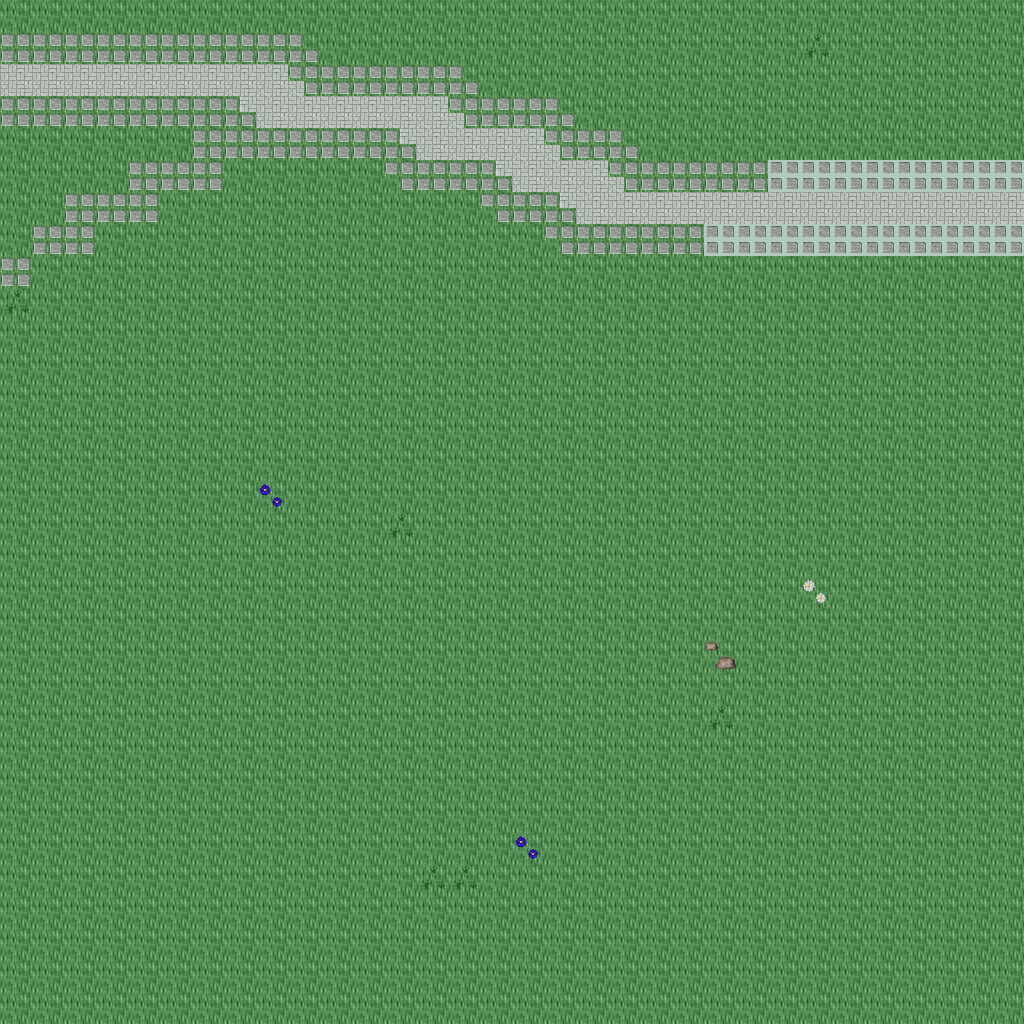

This is a level from a 2D game, rendered from its Tiled map with the project's own tilesets. A one-line summary and the map file follow, with tile-layer data summarised:
An orthogonal 32x32 tile map with 32x32 px tiles, 5 tile layers (Ground, Objects, Objects2, Above, ...), 1 hidden layer not drawn, 44 tilesets.

<map version="1.10" tiledversion="1.11.0" orientation="orthogonal" renderorder="right-down" width="32" height="32" tilewidth="32" tileheight="32" infinite="0" nextlayerid="11" nextobjectid="1">
 <tileset firstgid="1" name="logic_item_mushroom" tilewidth="32" tileheight="32" tilecount="6" columns="6">
  <image source="../drawable/logic_item_mushroom.png" width="192" height="32" />
 </tileset>
 <tileset firstgid="7" name="plant_tree_chestnut_tree" tilewidth="32" tileheight="32" tilecount="20" columns="4">
  <image source="../drawable/plant_tree_chestnut_tree.png" width="128" height="160" />
 </tileset>
 <tileset firstgid="27" name="plant_tree_oak_tree" tilewidth="32" tileheight="32" tilecount="20" columns="4">
  <image source="../drawable/plant_tree_oak_tree.png" width="128" height="160" />
 </tileset>
 <tileset firstgid="47" name="building_fence_stone_fence_white" tilewidth="32" tileheight="32" tilecount="9" columns="3">
  <image source="../drawable/building_fence_stone_fence_white.png" width="96" height="96" />
 </tileset>
 <tileset firstgid="56" name="building_gnome_homes" tilewidth="32" tileheight="32" tilecount="48" columns="6">
  <image source="../drawable/building_gnome_homes.png" width="192" height="256" />
 </tileset>
 <tileset firstgid="104" name="logic_creature_gnome" tilewidth="32" tileheight="32" tilecount="6" columns="6">
  <image source="../drawable/logic_creature_gnome.png" width="192" height="32" />
 </tileset>
 <tileset firstgid="110" name="logic_item_vegetable" tilewidth="32" tileheight="32" tilecount="16" columns="8">
  <image source="../drawable/logic_item_vegetable.png" width="256" height="64" />
 </tileset>
 <tileset firstgid="126" name="plant_stump_small_stump" tilewidth="32" tileheight="32" tilecount="4" columns="2">
  <image source="../drawable/plant_stump_small_stump.png" width="64" height="64" />
 </tileset>
 <tileset firstgid="130" name="object_birds" tilewidth="32" tileheight="32" tilecount="4" columns="2">
  <image source="../drawable/object_birds.png" width="64" height="64" />
 </tileset>
 <tileset firstgid="134" name="ground_earth_edges" tilewidth="32" tileheight="32" tilecount="18" columns="6">
  <image source="../drawable/ground_earth_edges.png" width="192" height="96" />
 </tileset>
 <tileset firstgid="152" name="ground_grass_corners" tilewidth="32" tileheight="32" tilecount="24" columns="6">
  <image source="../drawable/ground_grass_corners.png" width="192" height="128" />
 </tileset>
 <tileset firstgid="176" name="building_fence_fence_chunky" tilewidth="32" tileheight="32" tilecount="21" columns="3">
  <image source="../drawable/building_fence_fence_chunky.png" width="96" height="224" />
 </tileset>
 <tileset firstgid="197" name="plant_bush_hosta" tilewidth="32" tileheight="32" tilecount="9" columns="3">
  <image source="../drawable/plant_bush_hosta.png" width="96" height="96" />
 </tileset>
 <tileset firstgid="206" name="plant_tree_maple_tree" tilewidth="32" tileheight="32" tilecount="72" columns="8">
  <image source="../drawable/plant_tree_maple_tree.png" width="256" height="288" />
 </tileset>
 <tileset firstgid="278" name="ground_ground" tilewidth="32" tileheight="32" tilecount="33" columns="3">
  <image source="../drawable/ground_ground.png" width="96" height="352" />
 </tileset>
 <tileset firstgid="311" name="ground_ground_2" tilewidth="32" tileheight="32" tilecount="4" columns="4">
  <image source="../drawable/ground_ground_2.png" width="128" height="32" />
 </tileset>
 <tileset firstgid="315" name="ground_ridge_earth_dark" tilewidth="32" tileheight="32" tilecount="96" columns="12">
  <image source="../drawable/ground_ridge_earth_dark.png" width="384" height="256" />
 </tileset>
 <tileset firstgid="411" name="plant_grasses" tilewidth="32" tileheight="32" tilecount="6" columns="3">
  <image source="../drawable/plant_grasses.png" width="96" height="64" />
 </tileset>
 <tileset firstgid="417" name="ground_grass_edges" tilewidth="32" tileheight="32" tilecount="36" columns="12">
  <image source="../drawable/ground_grass_edges.png" width="384" height="96" />
 </tileset>
 <tileset firstgid="453" name="ground_green_paving" tilewidth="32" tileheight="32" tilecount="18" columns="3">
  <image source="../drawable/ground_green_paving.png" width="96" height="192" />
 </tileset>
 <tileset firstgid="471" name="ground_rock_pebbles" tilewidth="32" tileheight="32" tilecount="3" columns="1">
  <image source="../drawable/ground_rock_pebbles.png" width="32" height="96" />
 </tileset>
 <tileset firstgid="474" name="plant_flower_daisy_white" tilewidth="32" tileheight="32" tilecount="8" columns="2">
  <image source="../drawable/plant_flower_daisy_white.png" width="64" height="128" />
 </tileset>
 <tileset firstgid="482" name="plant_flower_daisy_blue" tilewidth="32" tileheight="32" tilecount="8" columns="2">
  <image source="../drawable/plant_flower_daisy_blue.png" width="64" height="128" />
 </tileset>
 <tileset firstgid="490" name="ground_ladder_vertical_dark" tilewidth="32" tileheight="32" tilecount="3" columns="3">
  <image source="../drawable/ground_ladder_vertical_dark.png" width="96" height="32" />
 </tileset>
 <tileset firstgid="493" name="plant_tree_tree_darkgreen" tilewidth="32" tileheight="32" tilecount="88" columns="8">
  <image source="../drawable/plant_tree_tree_darkgreen.png" width="256" height="352" />
 </tileset>
 <tileset firstgid="581" name="ground_rock_rock_cluster" tilewidth="32" tileheight="32" tilecount="6" columns="3">
  <image source="../drawable/ground_rock_rock_cluster.png" width="96" height="64" />
 </tileset>
 <tileset firstgid="587" name="ground_grass_corners" tilewidth="32" tileheight="32" tilecount="24" columns="6">
  <image source="../drawable/ground_grass_corners.png" width="192" height="128" />
 </tileset>
 <tileset firstgid="611" name="plant_bush_bushes" tilewidth="32" tileheight="32" tilecount="10" columns="5">
  <image source="../drawable/plant_bush_bushes.png" width="160" height="64" />
 </tileset>
 <tileset firstgid="621" name="plant_vine" tilewidth="32" tileheight="32" tilecount="3" columns="1">
  <image source="../drawable/plant_vine.png" width="32" height="96" />
 </tileset>
 <tileset firstgid="624" name="ground_ladder_horizontal_dark" tilewidth="32" tileheight="32" tilecount="3" columns="1">
  <image source="../drawable/ground_ladder_horizontal_dark.png" width="32" height="96" />
 </tileset>
 <tileset firstgid="627" name="logic_collision" tilewidth="32" tileheight="32" tilecount="1" columns="1">
  <image source="../drawable/logic_collision.png" width="32" height="32" />
 </tileset>
 <tileset firstgid="628" name="plant_tree_fir_trees" tilewidth="32" tileheight="32" tilecount="24" columns="6">
  <image source="../drawable/plant_tree_fir_trees.png" width="192" height="128" />
 </tileset>
 <tileset firstgid="652" name="plant_mosses" tilewidth="32" tileheight="32" tilecount="16" columns="4">
  <image source="../drawable/plant_mosses.png" width="128" height="128" />
 </tileset>
 <tileset firstgid="668" name="plant_mushroom3" tilewidth="32" tileheight="32" tilecount="2" columns="2">
  <image source="../drawable/plant_mushroom3.png" width="64" height="32" />
 </tileset>
 <tileset firstgid="670" name="building_wizards_tower" tilewidth="32" tileheight="32" tilecount="252" columns="9">
  <image source="../drawable/building_wizards_tower.png" width="288" height="896" />
 </tileset>
 <tileset firstgid="922" name="plant_tree_evergreen" tilewidth="32" tileheight="32" tilecount="36" columns="3">
  <image source="../drawable/plant_tree_evergreen.png" width="96" height="384" />
 </tileset>
 <tileset firstgid="958" name="logic_portal" tilewidth="32" tileheight="32" tilecount="24" columns="8">
  <image source="../drawable/logic_portal.png" width="256" height="96" />
 </tileset>
 <tileset firstgid="982" name="logic_protection" tilewidth="32" tileheight="32" tilecount="2" columns="2">
  <image source="../drawable/logic_protection.png" width="64" height="32" />
 </tileset>
 <tileset firstgid="984" name="logic_item_herb" tilewidth="32" tileheight="32" tilecount="5" columns="5">
  <image source="../drawable/logic_item_herb.png" width="160" height="32" />
 </tileset>
 <tileset firstgid="989" name="plant_bush_large_green" tilewidth="32" tileheight="32" tilecount="9" columns="3">
  <image source="../drawable/plant_bush_large_green.png" width="96" height="96" />
 </tileset>
 <tileset firstgid="998" name="light_dim_light_5x5" tilewidth="32" tileheight="32" tilecount="25" columns="5">
  <image source="../drawable/light_dim_light_5x5.png" width="160" height="160" />
 </tileset>
 <tileset firstgid="1023" name="furniture_light_small_oil_lamp" tilewidth="32" tileheight="32" tilecount="8" columns="2">
  <image source="../drawable/furniture_light_small_oil_lamp.png" width="64" height="128" />
 </tileset>
 <tileset firstgid="1031" name="item_banners_flag" tilewidth="32" tileheight="32" tilecount="12" columns="3">
  <image source="../drawable/item_banners_flag.png" width="96" height="128" />
 </tileset>
 <tileset firstgid="1043" name="item_flagpole" tilewidth="32" tileheight="32" tilecount="3" columns="1">
  <image source="../drawable/item_flagpole.png" width="32" height="96" />
 </tileset>
 <layer id="1" name="Ground" width="32" height="32">
  <data>[1024 cells, 1024 non-empty, 2 distinct tile ids]</data>
 </layer>
 <layer id="2" name="Objects" width="32" height="32">
  <data>[1024 cells, 124 non-empty, 7 distinct tile ids]</data>
 </layer>
 <layer id="3" name="Objects2" width="32" height="32">
  <data>[1024 cells, 4 non-empty, 3 distinct tile ids]</data>
 </layer>
 <layer id="4" name="Above" width="32" height="32">
  <data>[1024 cells, 0 non-empty, 0 distinct tile ids]</data>
 </layer>
 <layer id="5" name="Above2" width="32" height="32">
  <data>[1024 cells, 0 non-empty, 0 distinct tile ids]</data>
 </layer>
 <layer id="6" name="Walkable" width="32" height="32" visible="0">
  <data>[1024 cells, 0 non-empty, 0 distinct tile ids]</data>
 </layer>
 <objectgroup id="7" name="Mapevents" />
 <objectgroup id="8" name="Spawn" />
 <objectgroup id="9" name="Keys" />
 <objectgroup id="10" name="Replace" />
</map>
